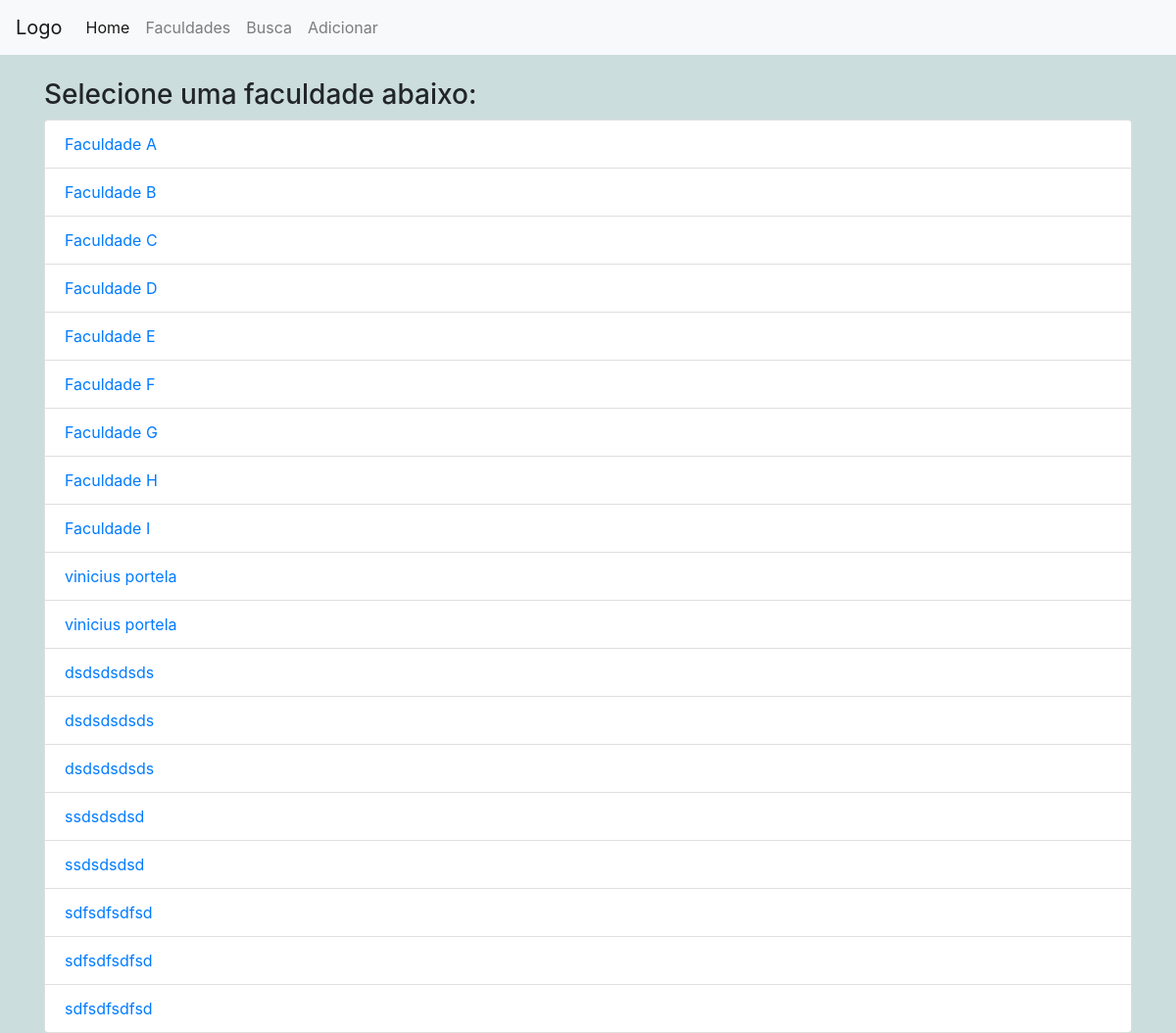
Screenshot of /faculdade.php (signed in) with the database file from the repository.
### tables this page shows
CREATE TABLE `faculdade` (
  `idfacul` int(11) NOT NULL,
  `nome` varchar(255) DEFAULT NULL,
  `descricao` text DEFAULT NULL,
  `foto` varchar(255) DEFAULT NULL,
  `diretor` varchar(255) DEFAULT NULL,
  `ano_fundacao` date DEFAULT NULL
);

### faculdade.php (the view, shortened to what this page needs)
<?php
if (isset($_SESSION['iduser'])) {
    $credenciais = parse_ini_file("credenciais_banco.txt");
    $host = $credenciais['host'];
    $username = $credenciais['username'];
    $password = $credenciais['password'];
    $dbname = $credenciais['dbname'];
    $conn = new mysqli($host, $username, $password, $dbname);
?>
<!DOCTYPE html>
<html>
<head>
    <link rel="stylesheet" href="https://stackpath.bootstrapcdn.com/bootstrap/4.5.2/css/bootstrap.min.css">
    <link rel="stylesheet" href="style.css">
</head>
<body>
<nav class="navbar navbar-expand-lg navbar-light bg-light">
    <a class="navbar-brand" href="#">Logo</a>
    <div class="collapse navbar-collapse" id="navbarNav">
        <ul class="navbar-nav">
            <li class="nav-item active">
                <a class="nav-link" href="home.php">Home <span class="sr-only">(current)</span></a>
            </li>
            <li class="nav-item">
                <a class="nav-link" href="faculdade.php">Faculdades</a>
            </li>
            <li class="nav-item">
                <a class="nav-link" href="pagina_de_busca.php">Busca</a>
            </li>
            <li class="nav-item">
                <a class="nav-link" href="inserir_dados.php">Adicionar</a>
            </li>
        </ul>
    </div>
</nav>
<div class="container mt-4">
    <?php
    if (isset($faculdade_nome) && isset($faculdade_descricao)) {
        echo "<h3>$faculdade_nome</h3>";
        echo "<p>$faculdade_descricao</p>";
    } else {
        echo "<h3>Selecione uma faculdade abaixo:</h3>";
        echo "<ul class='list-group'>";
        $sql_faculdades = "SELECT * FROM faculdade";
        $result_faculdades = $conn->query($sql_faculdades);
        if ($result_faculdades->num_rows > 0) {
            while ($row_faculdade = $result_faculdades->fetch_assoc()) {
                $idfacul = $row_faculdade['idfacul'];
                $nome = $row_faculdade['nome'];
                echo "<li class='list-group-item'><a href='res_facul.php?idfacul=$idfacul'>$nome</a></li>";
            }
        } else {
            echo "<li class='list-group-item'>Nenhuma faculdade encontrada.</li>";
        }
        echo "</ul>";
    }
    ?>
</div>
</body>
</html>
<?php
} else {
    echo "ID do usuário não encontrado.";
}
?>

### style.css (style rules this page uses)
body { background-color: rgb(204, 221, 221); }

### rows the page displays
faculdade: nome "Faculdade A"
faculdade: nome "Faculdade B"
faculdade: nome "Faculdade C"
faculdade: nome "Faculdade D"
faculdade: nome "Faculdade E"
faculdade: nome "Faculdade F"
faculdade: nome "Faculdade G"
faculdade: nome "Faculdade H"
faculdade: nome "Faculdade I"
faculdade: nome "vinicius portela"
faculdade: nome "vinicius portela"
faculdade: nome "dsdsdsdsds"
faculdade: nome "dsdsdsdsds"
faculdade: nome "dsdsdsdsds"
faculdade: nome "ssdsdsdsd"
faculdade: nome "ssdsdsdsd"
faculdade: nome "sdfsdfsdfsd"
faculdade: nome "sdfsdfsdfsd"
faculdade: nome "sdfsdfsdfsd"
